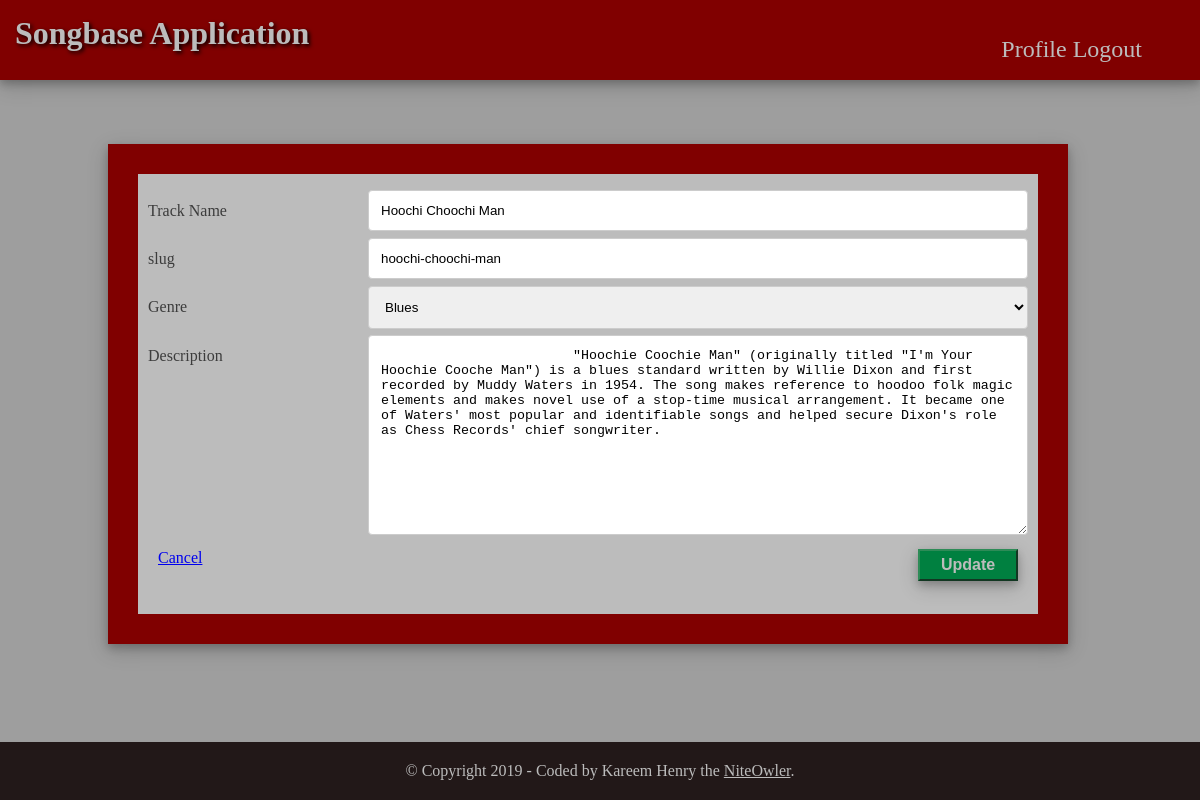
Screenshot of /songbase/track/hoochi-choochi-man/1/edit/ (signed in) with the database file from the repository.
### models.py (models this page shows, shortened)
class Track(db.Model):
    __tablename__ = 'track'
    id = db.Column(db.Integer, primary_key=True, autoincrement=True)
    name = db.Column(db.String(250), nullable=False)
    slug = db.Column(db.String(250), nullable=False)
    description = db.Column(db.String(250))
    date = db.Column(db.DateTime, nullable=False, default=datetime.utcnow)
    gen_id = db.Column(db.Integer, db.ForeignKey('genre.id'))
    user_id = db.Column(db.Integer, db.ForeignKey('user.id'))

### main.py (the view)
@main.route('/songbase/track/<path:track_slug>/<int:track_id>/edit/')
@login_required
def editTrack(track_slug, track_id):
    genre = Genre.query.all()
    track = Track.query.\
        filter(Track.id == track_id)
    return render_template(
        'views/edit-track.html',
        genre=genre,
        track=track
    )

### app.py (called while the page is built)
def create_app():
    app = Flask(
                __name__,
                instance_relative_config=True
    )
    basedir = os.path.abspath(os.path.dirname(__file__))
    app.config['SQLALCHEMY_DATABASE_URI'] = \
        'sqlite:///' + os.path.join(basedir, 'music.db')
    app.secret_key = 'GenKey'
    app.config['SECRET_KEY'] = 'GenKey'
    app.config['SQLALCHEMY_TRACK_MODIFICATIONS'] = True
    db.init_app(app)
    login_manager = LoginManager()
    login_manager.login_view = 'auth.login'
    login_manager.init_app(app)
    from models import User
    @login_manager.user_loader
    def load_user(user_id):
        return User.query.get(int(user_id))
    from auth import auth as auth_blueprint
    app.register_blueprint(auth_blueprint)
    from main import main as main_blueprint
    app.register_blueprint(main_blueprint)
    return app

### templates/views/edit-track.html (shortened to what this page needs)
{% extends "base.html" %}
{% block fullcontent %}
<div id="full-content">
  <form method="POST" action="/track">
      <div class="row">
        <div class="col-25">
          <label for="Tname">Track Name</label>
        </div>
        <div class="col-75">
          {% for track in track %}
          <input type="text" id="tname" name="name" value="{{ track.name }}">
          {% endfor %}
        </div>
      </div>
      <div class="row">
        <div class="col-25">
          <label for="slug">slug</label>
        </div>
        <div class="col-75">
          {% for track in track %}
          <input type="text" id="slugid" name="slug" value="{{ track.slug }}">
          {% endfor %}
        </div>
      </div>
      <div class="row">
        <div class="col-25">
          <label for="genre">Genre</label>
        </div>
        <div class="col-75">
          <select id="genres" name="gen_id">
            {% for genre in genre %}
            <option value="{{ genre.id }}">{{ genre.name }}</option>
            {% endfor %}
          </select>
        </div>
      </div>
      <div class="row">
        <div class="col-25">
          <label for="description">Description</label>
        </div>
        <div class="col-75">
          {% for track in track %}
          <textarea id="description" name="description" style="height:200px">{{ track.description }}</textarea>
          {% endfor %}
        </div>
      </div>
      <div class="row">
        <a class="can_but" href="{{url_for('main.home')}}">Cancel</a>
        <input type="submit" value="Update">
      </div>
  </form>
</div>
{% endblock %}

### static/style.css (style rules this page uses)
* { padding: 0; margin: 0; box-sizing: border-box; }
body { height: 100vh; color: #3c3c3c; background: #9e9e9e; }
#full-content { width: 100%; padding: 10px; background-color: #bcbcbc; }
input[type=text], select, textarea { width: 100%; padding: 12px; border: 1px solid #ccc; border-radius: 4px; resize: vertical; }
label { padding: 12px 12px 12px 0; display: inline-block; }
input[type=submit] { cursor: pointer; width: 100px; text-align: center; font-size: 16px; font-weight: 600; background: #008040; color: #bcbcbc; border-color: #2e8b57; float: right; padding: 5px; margin: 10px; box-shadow: 0 4px 8px 0 rgba(0, 0, 0, 0.2), 0 6px 20px 0 rgba(0, 0, 0, 0.19); }
.col-25 { float: left; width: 25%; margin-top: 6px; }
.col-75 { float: left; width: 75%; margin-top: 6px; }
.can_but { float: left; margin: 10px; }
.row:after { content: ""; display: table; clear: both; }

### rows the page displays
Track: name "Hoochi Choochi Man", slug "hoochi-choochi-man", description "\"Hoochie Coochie Man\" (originally titled \"I'm Your Hoochie Cooche Man\") is a blues standard written by Willie Dixon and first recorded by Muddy Waters in 1954. The song makes reference to hoodoo folk magic elements and makes novel use of a stop-time musical arrangement. It became one of Waters' most popular and identifiable songs and helped secure Dixon's role as Chess Records' chief songwriter."

### other values shown
form field gen_id "Blues"
